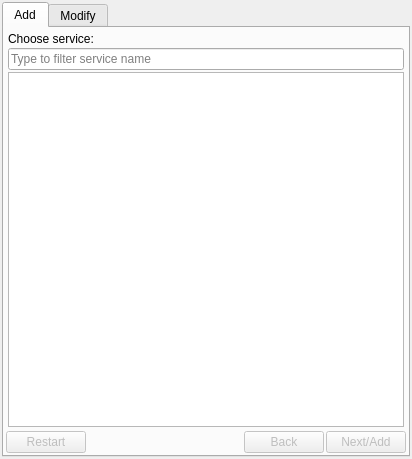
<?xml version="1.0" encoding="UTF-8"?>
<ui version="4.0">
 <author>Alexander Bürger</author>
 <class>WebMapDialog</class>
 <widget class="QWidget" name="WebMapDialog">
  <property name="geometry">
   <rect>
    <x>0</x>
    <y>0</y>
    <width>412</width>
    <height>459</height>
   </rect>
  </property>
  <property name="windowTitle">
   <string>Web Maps</string>
  </property>
  <layout class="QVBoxLayout" name="verticalLayout_2">
   <property name="spacing">
    <number>2</number>
   </property>
   <property name="leftMargin">
    <number>2</number>
   </property>
   <property name="topMargin">
    <number>2</number>
   </property>
   <property name="rightMargin">
    <number>2</number>
   </property>
   <property name="bottomMargin">
    <number>2</number>
   </property>
   <item>
    <widget class="QTabWidget" name="tabsTop">
     <property name="currentIndex">
      <number>0</number>
     </property>
     <widget class="QWidget" name="tabAdd">
      <attribute name="title">
       <string>Add</string>
      </attribute>
      <layout class="QVBoxLayout" name="verticalLayout" stretch="1,0">
       <property name="spacing">
        <number>2</number>
       </property>
       <property name="leftMargin">
        <number>2</number>
       </property>
       <property name="topMargin">
        <number>2</number>
       </property>
       <property name="rightMargin">
        <number>2</number>
       </property>
       <property name="bottomMargin">
        <number>2</number>
       </property>
       <item>
        <widget class="QStackedWidget" name="stackAdd">
         <property name="currentIndex">
          <number>0</number>
         </property>
         <widget class="QWidget" name="addPageService">
          <layout class="QVBoxLayout" name="verticalLayout_3" stretch="0,0,1">
           <property name="spacing">
            <number>2</number>
           </property>
           <property name="leftMargin">
            <number>2</number>
           </property>
           <property name="topMargin">
            <number>2</number>
           </property>
           <property name="rightMargin">
            <number>2</number>
           </property>
           <property name="bottomMargin">
            <number>2</number>
           </property>
           <item>
            <widget class="QLabel" name="labelAddChooseService">
             <property name="text">
              <string>Choose service:</string>
             </property>
            </widget>
           </item>
           <item>
            <widget class="QLineEdit" name="editAddServiceFilter">
             <property name="placeholderText">
              <string>Type to filter service name</string>
             </property>
            </widget>
           </item>
           <item>
            <widget class="QListView" name="listAddServices">
             <property name="editTriggers">
              <set>QAbstractItemView::NoEditTriggers</set>
             </property>
            </widget>
           </item>
          </layout>
         </widget>
         <widget class="QWidget" name="addPageLayer">
          <layout class="QVBoxLayout" name="verticalLayout_4" stretch="0,0,0,1">
           <property name="spacing">
            <number>2</number>
           </property>
           <property name="leftMargin">
            <number>2</number>
           </property>
           <property name="topMargin">
            <number>2</number>
           </property>
           <property name="rightMargin">
            <number>2</number>
           </property>
           <property name="bottomMargin">
            <number>2</number>
           </property>
           <item>
            <widget class="QLabel" name="labelAddChooseLayer">
             <property name="text">
              <string notr="true" extracomment="translated in source code">Choose layer in service %1:</string>
             </property>
            </widget>
           </item>
           <item>
            <widget class="QLineEdit" name="editAddLayerFilter">
             <property name="placeholderText">
              <string>Type to filter layer name</string>
             </property>
            </widget>
           </item>
           <item>
            <widget class="QLabel" name="labelPending">
             <property name="text">
              <string>Waiting for webmap service …</string>
             </property>
            </widget>
           </item>
           <item>
            <widget class="QListView" name="listAddLayers">
             <property name="editTriggers">
              <set>QAbstractItemView::NoEditTriggers</set>
             </property>
            </widget>
           </item>
          </layout>
         </widget>
        </widget>
       </item>
       <item>
        <layout class="QHBoxLayout" name="horizontalLayout" stretch="0,1,0,0">
         <property name="spacing">
          <number>2</number>
         </property>
         <item>
          <widget class="QPushButton" name="buttonRestart">
           <property name="enabled">
            <bool>false</bool>
           </property>
           <property name="toolTip">
            <string>Start over (from service selection)</string>
           </property>
           <property name="text">
            <string>Restart</string>
           </property>
          </widget>
         </item>
         <item>
          <spacer name="horizontalSpacer">
           <property name="orientation">
            <enum>Qt::Horizontal</enum>
           </property>
           <property name="sizeHint" stdset="0">
            <size>
             <width>40</width>
             <height>20</height>
            </size>
           </property>
          </spacer>
         </item>
         <item>
          <widget class="QPushButton" name="buttonBack">
           <property name="enabled">
            <bool>false</bool>
           </property>
           <property name="toolTip">
            <string>Back to the previous step</string>
           </property>
           <property name="text">
            <string>Back</string>
           </property>
          </widget>
         </item>
         <item>
          <widget class="QPushButton" name="buttonNextAdd">
           <property name="enabled">
            <bool>false</bool>
           </property>
           <property name="text">
            <string notr="true">Next/Add</string>
           </property>
          </widget>
         </item>
        </layout>
       </item>
      </layout>
     </widget>
     <widget class="QWidget" name="tabStyle">
      <attribute name="title">
       <string>Modify</string>
      </attribute>
      <layout class="QVBoxLayout" name="verticalLayout_6">
       <property name="spacing">
        <number>2</number>
       </property>
       <property name="leftMargin">
        <number>2</number>
       </property>
       <property name="topMargin">
        <number>2</number>
       </property>
       <property name="rightMargin">
        <number>2</number>
       </property>
       <property name="bottomMargin">
        <number>2</number>
       </property>
       <item>
        <layout class="QHBoxLayout" name="horizontalLayout_3" stretch="1,0">
         <property name="spacing">
          <number>2</number>
         </property>
         <item>
          <widget class="QComboBox" name="comboStyleLayer">
           <property name="toolTip">
            <string>Choose the layer to modify</string>
           </property>
          </widget>
         </item>
         <item>
          <widget class="QToolButton" name="buttonLayerRemove">
           <property name="enabled">
            <bool>false</bool>
           </property>
           <property name="toolTip">
            <string>Remove</string>
           </property>
           <property name="text">
            <string notr="true">-</string>
           </property>
          </widget>
         </item>
        </layout>
       </item>
       <item>
        <widget class="QGroupBox" name="groupStyle">
         <property name="sizePolicy">
          <sizepolicy hsizetype="Preferred" vsizetype="MinimumExpanding">
           <horstretch>0</horstretch>
           <verstretch>0</verstretch>
          </sizepolicy>
         </property>
         <property name="title">
          <string>Style</string>
         </property>
         <layout class="QGridLayout" name="gridLayoutStyle" columnstretch="0,1,1,1">
          <property name="leftMargin">
           <number>2</number>
          </property>
          <property name="topMargin">
           <number>2</number>
          </property>
          <property name="rightMargin">
           <number>2</number>
          </property>
          <property name="bottomMargin">
           <number>2</number>
          </property>
          <property name="spacing">
           <number>2</number>
          </property>

          <item row="0" column="0">
           <widget class="QLabel" name="labelStyle">
            <property name="text">
             <string>Style name:</string>
            </property>
           </widget>
          </item>
          <item row="0" column="1" colspan="3">
           <widget class="QComboBox" name="comboStyle">
            <property name="enabled">
             <bool>false</bool>
            </property>
            <property name="toolTip">
             <string>Choose a style provided by the webmap service</string>
            </property>
           </widget>
          </item>

          <item row="1" column="0">
           <widget class="QLabel" name="labelGrey">
            <property name="text">
             <string>Make grey:</string>
            </property>
           </widget>
          </item>
          <item row="1" column="1">
           <widget class="QCheckBox" name="checkGrey">
            <property name="enabled">
             <bool>false</bool>
            </property>
            <property name="toolTip">
             <string>Transform webmap to greyscale</string>
            </property>
           </widget>
          </item>

          <item row="2" column="0">
           <widget class="QLabel" name="labelAlpha">
            <property name="text">
             <string>Change transparency:</string>
            </property>
           </widget>
          </item>
          <item row="2" column="1">
           <widget class="QDoubleSpinBox" name="spinAlphaScale">
            <property name="enabled">
             <bool>false</bool>
            </property>
            <property name="toolTip">
             <string>Scale layer transparency with this value</string>
            </property>
            <property name="prefix">
             <string notr="true">*</string>
            </property>
            <property name="maximum">
             <double>1.000000000000000</double>
            </property>
            <property name="singleStep">
             <double>0.100000000000000</double>
            </property>
            <property name="value">
             <double>1.000000000000000</double>
            </property>
           </widget>
          </item>
          <item row="2" column="2">
           <widget class="QDoubleSpinBox" name="spinAlphaOffset">
            <property name="enabled">
             <bool>false</bool>
            </property>
            <property name="toolTip">
             <string>Add this to layer transparency after scaling</string>
            </property>
            <property name="prefix">
             <string notr="true">+</string>
            </property>
            <property name="maximum">
             <double>1.000000000000000</double>
            </property>
            <property name="singleStep">
             <double>0.100000000000000</double>
            </property>
           </widget>
          </item>
          <item row="2" column="3">
           <spacer name="horizontalSpacerAlpha">
            <property name="orientation">
             <enum>Qt::Horizontal</enum>
            </property>
            <property name="sizeHint" stdset="0">
             <size>
              <width>40</width>
              <height>20</height>
             </size>
            </property>
           </spacer>
          </item>

          <item row="3" column="0">
           <widget class="QLabel" name="labelPlotOrder">
            <property name="text">
             <string>Drawing order:</string>
            </property>
           </widget>
          </item>
          <item row="3" column="1" colspan="3">
           <widget class="QComboBox" name="comboPlotOrder">
            <property name="enabled">
             <bool>false</bool>
            </property>
            <property name="toolTip">
             <string>Choose Z order for this layer.</string>
            </property>
            <item>
             <property name="text">
              <string>Background</string>
             </property>
            </item>
            <item>
             <property name="text">
              <string>Shade background</string>
             </property>
            </item>
            <item>
             <property name="text">
              <string>Shade</string>
             </property>
            </item>
            <item>
             <property name="text">
              <string>Lines Background</string>
             </property>
            </item>
            <item>
             <property name="text">
              <string>Lines</string>
             </property>
            </item>
           </widget>
          </item>
         </layout>
        </widget>
       </item>

       <item>
        <widget class="QGroupBox" name="groupTime">
         <property name="title">
          <string>Time</string>
         </property>
         <layout class="QGridLayout" name="gridLayout" columnstretch="0,1">
          <property name="leftMargin">
           <number>2</number>
          </property>
          <property name="topMargin">
           <number>2</number>
          </property>
          <property name="rightMargin">
           <number>2</number>
          </property>
          <property name="bottomMargin">
           <number>2</number>
          </property>
          <property name="spacing">
           <number>2</number>
          </property>

          <item row="0" column="0">
           <widget class="QLabel" name="labelTimeOffset">
            <property name="text">
             <string>Offset:</string>
            </property>
            <property name="buddy">
             <cstring>spinTimeOffset</cstring>
            </property>
           </widget>
          </item>
          <item row="0" column="1">
           <widget class="QSpinBox" name="spinTimeOffset">
            <property name="toolTip">
             <string>Time offset relative to plot time</string>
            </property>
            <property name="suffix">
             <string notr="true">s</string>
            </property>
            <property name="maximum">
             <number>1000000</number>
            </property>
           </widget>
          </item>

          <item row="1" column="0">
           <widget class="QLabel" name="labelTimeTolerance">
            <property name="text">
             <string>Tolerance:</string>
            </property>
            <property name="buddy">
             <cstring>spinTimeTolerance</cstring>
            </property>
           </widget>
          </item>
          <item row="1" column="1">
           <widget class="QSpinBox" name="spinTimeTolerance">
            <property name="toolTip">
             <string>Time matching tolerance</string>
            </property>
            <property name="specialValueText">
             <string>nearest</string>
            </property>
            <property name="suffix">
             <string notr="true">s</string>
            </property>
            <property name="minimum">
             <number>-1</number>
            </property>
            <property name="maximum">
             <number>1000000</number>
            </property>
            <property name="value">
             <number>-1</number>
            </property>
           </widget>
          </item>

          <item row="2" column="0">
           <widget class="QCheckBox" name="checkTimeFixed">
            <property name="enabled">
             <bool>false</bool>
            </property>
            <property name="toolTip">
             <string>Check to fix time to a specific value</string>
            </property>
            <property name="text">
             <string>Fixed:</string>
            </property>
           </widget>
          </item>
          <item row="2" column="1">
           <widget class="QComboBox" name="comboTimeFixed">
            <property name="enabled">
             <bool>false</bool>
            </property>
            <property name="toolTip">
             <string>Fixed time value</string>
            </property>
           </widget>
          </item>
         </layout>
        </widget>
       </item>
       <item>
        <widget class="QGroupBox" name="groupStyleOtherDims">
         <property name="title">
          <string>Other dimensions</string>
         </property>
         <layout class="QVBoxLayout" name="verticalLayout_5">
          <property name="spacing">
           <number>2</number>
          </property>
          <property name="leftMargin">
           <number>2</number>
          </property>
          <property name="topMargin">
           <number>2</number>
          </property>
          <property name="rightMargin">
           <number>2</number>
          </property>
          <property name="bottomMargin">
           <number>2</number>
          </property>
          <item>
           <widget class="QTableWidget" name="tableOtherDims">
            <property name="frameShape">
             <enum>QFrame::NoFrame</enum>
            </property>
            <property name="alternatingRowColors">
             <bool>true</bool>
            </property>
            <property name="selectionMode">
             <enum>QAbstractItemView::NoSelection</enum>
            </property>
            <attribute name="horizontalHeaderVisible">
             <bool>false</bool>
            </attribute>
            <attribute name="horizontalHeaderStretchLastSection">
             <bool>true</bool>
            </attribute>
            <attribute name="verticalHeaderVisible">
             <bool>false</bool>
            </attribute>
           </widget>
          </item>
         </layout>
        </widget>
       </item>
       <item>
        <layout class="QHBoxLayout" name="horizontalLayout_2">
         <property name="spacing">
          <number>2</number>
         </property>
         <item>
          <widget class="QPushButton" name="pushModifyReset">
           <property name="enabled">
            <bool>false</bool>
           </property>
           <property name="text">
            <string>Reset</string>
           </property>
          </widget>
         </item>
         <item>
          <spacer name="horizontalSpacer_4">
           <property name="orientation">
            <enum>Qt::Horizontal</enum>
           </property>
           <property name="sizeHint" stdset="0">
            <size>
             <width>40</width>
             <height>20</height>
            </size>
           </property>
          </spacer>
         </item>
         <item>
          <widget class="QPushButton" name="buttonModifyApply">
           <property name="enabled">
            <bool>false</bool>
           </property>
           <property name="text">
            <string>&amp;Apply</string>
           </property>
          </widget>
         </item>
        </layout>
       </item>
      </layout>
      <zorder>groupTime</zorder>
      <zorder>groupStyle</zorder>
      <zorder>groupStyleOtherDims</zorder>
     </widget>
    </widget>
   </item>
  </layout>
 </widget>
 <layoutdefault spacing="2" margin="2"/>
 <tabstops>
  <tabstop>tabsTop</tabstop>
  <tabstop>editAddServiceFilter</tabstop>
  <tabstop>listAddServices</tabstop>
  <tabstop>buttonNextAdd</tabstop>
  <tabstop>buttonBack</tabstop>
  <tabstop>buttonRestart</tabstop>
  <tabstop>comboStyleLayer</tabstop>
  <tabstop>spinAlphaScale</tabstop>
  <tabstop>spinAlphaOffset</tabstop>
  <tabstop>spinTimeOffset</tabstop>
  <tabstop>spinTimeTolerance</tabstop>
  <tabstop>checkTimeFixed</tabstop>
  <tabstop>comboTimeFixed</tabstop>
  <tabstop>listAddLayers</tabstop>
  <tabstop>editAddLayerFilter</tabstop>
 </tabstops>
 <resources/>
 <connections>
  <connection>
   <sender>checkGrey</sender>
   <signal>toggled(bool)</signal>
   <receiver>WebMapDialog</receiver>
   <slot>onModifyGreyToggled()</slot>
   <hints>
    <hint type="sourcelabel">
     <x>38</x>
     <y>129</y>
    </hint>
    <hint type="destinationlabel">
     <x>128</x>
     <y>-4</y>
    </hint>
   </hints>
  </connection>
  <connection>
   <sender>comboStyleLayer</sender>
   <signal>currentIndexChanged(int)</signal>
   <receiver>WebMapDialog</receiver>
   <slot>onModifyLayerSelected()</slot>
   <hints>
    <hint type="sourcelabel">
     <x>97</x>
     <y>40</y>
    </hint>
    <hint type="destinationlabel">
     <x>113</x>
     <y>0</y>
    </hint>
   </hints>
  </connection>
  <connection>
   <sender>buttonModifyApply</sender>
   <signal>clicked()</signal>
   <receiver>WebMapDialog</receiver>
   <slot>onModifyApply()</slot>
   <hints>
    <hint type="sourcelabel">
     <x>365</x>
     <y>444</y>
    </hint>
    <hint type="destinationlabel">
     <x>332</x>
     <y>458</y>
    </hint>
   </hints>
  </connection>
  <connection>
   <sender>pushModifyReset</sender>
   <signal>clicked()</signal>
   <receiver>WebMapDialog</receiver>
   <slot>onModifyReset()</slot>
   <hints>
    <hint type="sourcelabel">
     <x>76</x>
     <y>446</y>
    </hint>
    <hint type="destinationlabel">
     <x>91</x>
     <y>457</y>
    </hint>
   </hints>
  </connection>
  <connection>
   <sender>spinAlphaScale</sender>
   <signal>valueChanged(double)</signal>
   <receiver>WebMapDialog</receiver>
   <slot>onModifyAlphaScaleChanged()</slot>
   <hints>
    <hint type="sourcelabel">
     <x>150</x>
     <y>165</y>
    </hint>
    <hint type="destinationlabel">
     <x>410</x>
     <y>182</y>
    </hint>
   </hints>
  </connection>
  <connection>
   <sender>spinAlphaOffset</sender>
   <signal>valueChanged(double)</signal>
   <receiver>WebMapDialog</receiver>
   <slot>onModifyAlphaOffsetChanged()</slot>
   <hints>
    <hint type="sourcelabel">
     <x>218</x>
     <y>167</y>
    </hint>
    <hint type="destinationlabel">
     <x>410</x>
     <y>171</y>
    </hint>
   </hints>
  </connection>
  <connection>
   <sender>comboPlotOrder</sender>
   <signal>currentIndexChanged(int)</signal>
   <receiver>WebMapDialog</receiver>
   <slot>onModifyPlotOrderChanged()</slot>
   <hints>
    <hint type="sourcelabel">
     <x>234</x>
     <y>192</y>
    </hint>
    <hint type="destinationlabel">
     <x>411</x>
     <y>219</y>
    </hint>
   </hints>
  </connection>
  <connection>
   <sender>buttonLayerRemove</sender>
   <signal>clicked()</signal>
   <receiver>WebMapDialog</receiver>
   <slot>onModifyLayerRemove()</slot>
   <hints>
    <hint type="sourcelabel">
     <x>394</x>
     <y>43</y>
    </hint>
    <hint type="destinationlabel">
     <x>412</x>
     <y>40</y>
    </hint>
   </hints>
  </connection>
  <connection>
   <sender>spinTimeOffset</sender>
   <signal>valueChanged(int)</signal>
   <receiver>WebMapDialog</receiver>
   <slot>onModifyTimeOffsetChanged()</slot>
   <hints>
    <hint type="sourcelabel">
     <x>207</x>
     <y>239</y>
    </hint>
    <hint type="destinationlabel">
     <x>414</x>
     <y>255</y>
    </hint>
   </hints>
  </connection>
  <connection>
   <sender>spinTimeTolerance</sender>
   <signal>valueChanged(int)</signal>
   <receiver>WebMapDialog</receiver>
   <slot>onModifyTimeToleranceChanged()</slot>
   <hints>
    <hint type="sourcelabel">
     <x>240</x>
     <y>268</y>
    </hint>
    <hint type="destinationlabel">
     <x>410</x>
     <y>290</y>
    </hint>
   </hints>
  </connection>
  <connection>
   <sender>comboStyle</sender>
   <signal>currentTextChanged(QString)</signal>
   <receiver>WebMapDialog</receiver>
   <slot>onModifyStyleChanged()</slot>
   <hints>
    <hint type="sourcelabel">
     <x>24</x>
     <y>99</y>
    </hint>
    <hint type="destinationlabel">
     <x>-4</x>
     <y>211</y>
    </hint>
   </hints>
  </connection>
 </connections>
 <slots>
  <slot>onModifyGreyToggled()</slot>
  <slot>onModifyLayerSelected()</slot>
  <slot>onModifyApply()</slot>
  <slot>onModifyReset()</slot>
  <slot>onModifyAlphaScaleChanged()</slot>
  <slot>onModifyAlphaOffsetChanged()</slot>
  <slot>onModifyPlotOrderChanged()</slot>
  <slot>onModifyLayerRemove()</slot>
  <slot>onModifyTimeToleranceChanged()</slot>
  <slot>onModifyTimeOffsetChanged()</slot>
  <slot>onModifyStyleChanged()</slot>
 </slots>
</ui>
